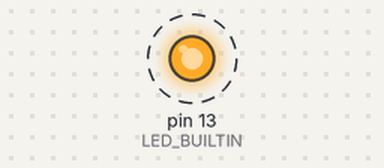
Simulated run of this sketch. Board: Arduino Uno, built with avr-gcc and run on an emulated ATmega328P. Shown: output pins drawn as LEDs (lit = HIGH). Dashed ring = blinking. What the sketch prints to the serial monitor is not drawn.

Above: at 2.5 s.
Timing chart, 0 to 6.6 s (numbered marks = the images above):
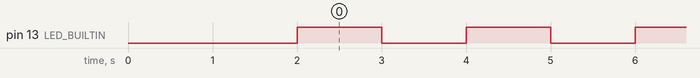

The sketch:

Practico_1__Encender_LED_Built_In.ino
```cpp
//int contador = 0;

void setup() {
  // put your setup code here, to run once:
  Serial.begin(115200);
  Serial.println("Hola alumnos del 4K4!");
  pinMode(LED_BUILTIN, OUTPUT);
  Serial.println("Encenderemos el Led integrado");
  delay(2000);
}

void loop() {
  digitalWrite(LED_BUILTIN, HIGH);
  Serial.println("Led integrado Encendido ");
  delay(1000);
  digitalWrite(LED_BUILTIN, LOW);
  Serial.println("Led integrado Apagado ");
  delay(1000);
}
```

Measured:
- by itself, pin 13 (LED_BUILTIN): alternates HIGH for 1.0 s and LOW for 1.0 s
